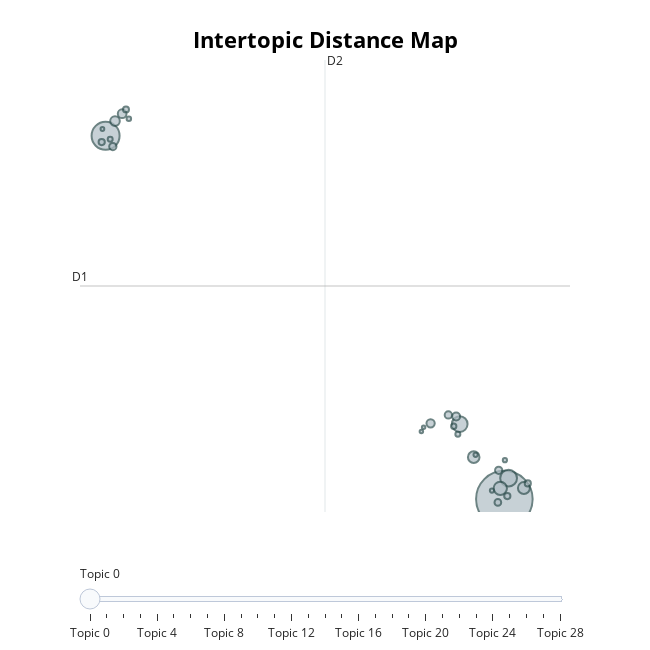

Notebook cell for this chart:
### Markdown cell above
# 5. Visualize Topics
We can call .visualize_topics to create a 2D representation of the topics. The  graph is a plotly interactive graph which can be converted to HTML:

Note: If you get the error 'ValueError: Mime type rendering requires nbformat>=4.2.0 but it is not installed', go to terminal and type 'pip install --upgrade nbformat  '

### Code cell
# Visualize topics with an interactive plot
topic_model.visualize_topics()

### Figure 1 — Plotly figure (JSON) as saved in the notebook; plotly's stock layout.template omitted (floating-point values rounded to 4 significant figures)
{"data": [{"customdata": [[0, "child | classroom | behavior | teacher | interact", 2706], [1, "justic | jecresq | downer | hamr | brook", 662], [2, "speech | privat | activ | context | self", 238], [3, "data | miss | analysi | model | test", 208], [4, "psycholog | development | journal | appli | societi", 150], [5, "social | behavior | peer | categori | cognit", 120], [6, "observ | code | camera | videotap | video", 113], [7, "educ | earli | journal | research | nation", 78], [8, "journal | publish | articl | access | ground", 64], [9, "collabor | group | novic | expert | multi", 58], [10, "year | month | averag | differ | like", 53], [11, "tabl | descript | statist | shown | result", 45], [12, "priscilla | sophia | ginger | grade | bear", 45], [13, "score | assess | system | classroom | standard", 44], [14, "ecolog | econom | human | aspect | educ", 38], [15, "ansari | purtel | refer | purcel | gate", 33], [16, "head | start | program | state | grante", 33], [17, "interact | neutral | agecid | refer | domin", 32], [18, "univers | press | harvard | cambridg | oxford", 30], [19, "limit | futur | research | should | strength", 24], [20, "evid | synthesi | best | multigrad | class", 21], [21, "pretend | cook | shauna | cassi | newspap", 21], [22, "research | question | wisconsin | graduat | support", 17], [23, "elbat | dlihc | empc | ledom | evitingoc", 15], [24, "download | content | could | young | xdapyr", 15], [25, "organ | hyperact | support | emot | instruct", 15], [26, "vygotski | vygotskian | defect | hidden | lsvygotskyvolum", 12], [27, "activ | type | literaci | stone | durat", 10], [28, "room | hostil | also | modular | unequivoc", 10]], "hovertemplate": "<b>Topic %{customdata[0]}</b><br>%{customdata[1]}<br>Size: %{customdata[2]}", "legendgroup": "", "marker": {"color": "#B0BEC5", "line": {"color": "DarkSlateGrey", "width": 2}, "size": [2706, 662, 238, 208, 150, 120, 113, 78, 64, 58, 53, 45, 45, 44, 38, 33, 33, 32, 30, 24, 21, 21, 17, 15, 15, 15, 12, 10, 10], "sizemode": "area", "sizeref": 1.691, "symbol": "circle"}, "mode": "markers", "name": "", "orientation": "v", "showlegend": false, "type": "scatter", "x": [14.03, -7.655, 14.26, 11.6, 13.81, 15.09, 12.36, -7.143, -6.755, 10.02, 11.41, 10.98, -7.261, 13.72, 13.67, -7.866, 14.19, 15.3, -6.545, 11.28, 11.5, -7.405, -6.39, 13.35, 12.46, 14.06, -7.827, 9.639, 9.517], "xaxis": "x", "y": [-2.147, 10.76, -1.402, 0.5186, -1.764, -1.755, -0.6565, 11.28, 11.54, 0.5438, 0.7857, 0.8411, 10.37, -1.125, -2.265, 10.53, -2.037, -1.589, 11.69, 0.4397, 0.159, 10.64, 11.36, -1.844, -0.5754, -0.7635, 11.0, 0.4016, 0.2571], "yaxis": "y"}], "layout": {"annotations": [{"showarrow": false, "text": "D1", "x": -9.046, "y": 5.421, "yshift": 10}, {"showarrow": false, "text": "D2", "x": 4.276, "xshift": 10, "y": 13.45}], "height": 650, "hoverlabel": {"bgcolor": "white", "font": {"family": "Rockwell", "size": 16}}, "legend": {"itemsizing": "constant", "tracegroupgap": 0}, "margin": {"t": 60}, "shapes": [{"line": {"color": "#CFD8DC", "width": 2}, "type": "line", "x0": 4.276, "x1": 4.276, "y0": -2.605, "y1": 13.45}, {"line": {"color": "#9E9E9E", "width": 2}, "type": "line", "x0": -9.046, "x1": 17.6, "y0": 5.421, "y1": 5.421}], "sliders": [{"active": 0, "pad": {"t": 50}, "steps": [{"args": [{"marker.color": [["red", "#B0BEC5", "#B0BEC5", "#B0BEC5", "#B0BEC5", "#B0BEC5", "#B0BEC5", "#B0BEC5", "#B0BEC5", "#B0BEC5", "#B0BEC5", "#B0BEC5", "#B0BEC5", "#B0BEC5", "#B0BEC5", "#B0BEC5", "#B0BEC5", "#B0BEC5", "#B0BEC5", "#B0BEC5", "#B0BEC5", "#B0BEC5", "#B0BEC5", "#B0BEC5", "#B0BEC5", "#B0BEC5", "#B0BEC5", "#B0BEC5", "#B0BEC5"]]}], "label": "Topic 0", "method": "update"}, {"args": [{"marker.color": [["#B0BEC5", "red", "#B0BEC5", "#B0BEC5", "#B0BEC5", "#B0BEC5", "#B0BEC5", "#B0BEC5", "#B0BEC5", "#B0BEC5", "#B0BEC5", "#B0BEC5", "#B0BEC5", "#B0BEC5", "#B0BEC5", "#B0BEC5", "#B0BEC5", "#B0BEC5", "#B0BEC5", "#B0BEC5", "#B0BEC5", "#B0BEC5", "#B0BEC5", "#B0BEC5", "#B0BEC5", "#B0BEC5", "#B0BEC5", "#B0BEC5", "#B0BEC5"]]}], "label": "Topic 1", "method": "update"}, {"args": [{"marker.color": [["#B0BEC5", "#B0BEC5", "red", "#B0BEC5", "#B0BEC5", "#B0BEC5", "#B0BEC5", "#B0BEC5", "#B0BEC5", "#B0BEC5", "#B0BEC5", "#B0BEC5", "#B0BEC5", "#B0BEC5", "#B0BEC5", "#B0BEC5", "#B0BEC5", "#B0BEC5", "#B0BEC5", "#B0BEC5", "#B0BEC5", "#B0BEC5", "#B0BEC5", "#B0BEC5", "#B0BEC5", "#B0BEC5", "#B0BEC5", "#B0BEC5", "#B0BEC5"]]}], "label": "Topic 2", "method": "update"}, {"args": [{"marker.color": [["#B0BEC5", "#B0BEC5", "#B0BEC5", "red", "#B0BEC5", "#B0BEC5", "#B0BEC5", "#B0BEC5", "#B0BEC5", "#B0BEC5", "#B0BEC5", "#B0BEC5", "#B0BEC5", "#B0BEC5", "#B0BEC5", "#B0BEC5", "#B0BEC5", "#B0BEC5", "#B0BEC5", "#B0BEC5", "#B0BEC5", "#B0BEC5", "#B0BEC5", "#B0BEC5", "#B0BEC5", "#B0BEC5", "#B0BEC5", "#B0BEC5", "#B0BEC5"]]}], "label": "Topic 3", "method": "update"}, {"args": [{"marker.color": [["#B0BEC5", "#B0BEC5", "#B0BEC5", "#B0BEC5", "red", "#B0BEC5", "#B0BEC5", "#B0BEC5", "#B0BEC5", "#B0BEC5", "#B0BEC5", "#B0BEC5", "#B0BEC5", "#B0BEC5", "#B0BEC5", "#B0BEC5", "#B0BEC5", "#B0BEC5", "#B0BEC5", "#B0BEC5", "#B0BEC5", "#B0BEC5", "#B0BEC5", "#B0BEC5", "#B0BEC5", "#B0BEC5", "#B0BEC5", "#B0BEC5", "#B0BEC5"]]}], "label": "Topic 4", "method": "update"}, {"args": [{"marker.color": [["#B0BEC5", "#B0BEC5", "#B0BEC5", "#B0BEC5", "#B0BEC5", "red", "#B0BEC5", "#B0BEC5", "#B0BEC5", "#B0BEC5", "#B0BEC5", "#B0BEC5", "#B0BEC5", "#B0BEC5", "#B0BEC5", "#B0BEC5", "#B0BEC5", "#B0BEC5", "#B0BEC5", "#B0BEC5", "#B0BEC5", "#B0BEC5", "#B0BEC5", "#B0BEC5", "#B0BEC5", "#B0BEC5", "#B0BEC5", "#B0BEC5", "#B0BEC5"]]}], "label": "Topic 5", "method": "update"}, {"args": [{"marker.color": [["#B0BEC5", "#B0BEC5", "#B0BEC5", "#B0BEC5", "#B0BEC5", "#B0BEC5", "red", "#B0BEC5", "#B0BEC5", "#B0BEC5", "#B0BEC5", "#B0BEC5", "#B0BEC5", "#B0BEC5", "#B0BEC5", "#B0BEC5", "#B0BEC5", "#B0BEC5", "#B0BEC5", "#B0BEC5", "#B0BEC5", "#B0BEC5", "#B0BEC5", "#B0BEC5", "#B0BEC5", "#B0BEC5", "#B0BEC5", "#B0BEC5", "#B0BEC5"]]}], "label": "Topic 6", "method": "update"}, {"args": [{"marker.color": [["#B0BEC5", "#B0BEC5", "#B0BEC5", "#B0BEC5", "#B0BEC5", "#B0BEC5", "#B0BEC5", "red", "#B0BEC5", "#B0BEC5", "#B0BEC5", "#B0BEC5", "#B0BEC5", "#B0BEC5", "#B0BEC5", "#B0BEC5", "#B0BEC5", "#B0BEC5", "#B0BEC5", "#B0BEC5", "#B0BEC5", "#B0BEC5", "#B0BEC5", "#B0BEC5", "#B0BEC5", "#B0BEC5", "#B0BEC5", "#B0BEC5", "#B0BEC5"]]}], "label": "Topic 7", "method": "update"}, {"args": [{"marker.color": [["#B0BEC5", "#B0BEC5", "#B0BEC5", "#B0BEC5", "#B0BEC5", "#B0BEC5", "#B0BEC5", "#B0BEC5", "red", "#B0BEC5", "#B0BEC5", "#B0BEC5", "#B0BEC5", "#B0BEC5", "#B0BEC5", "#B0BEC5", "#B0BEC5", "#B0BEC5", "#B0BEC5", "#B0BEC5", "#B0BEC5", "#B0BEC5", "#B0BEC5", "#B0BEC5", "#B0BEC5", "#B0BEC5", "#B0BEC5", "#B0BEC5", "#B0BEC5"]]}], "label": "Topic 8", "method": "update"}, {"args": [{"marker.color": [["#B0BEC5", "#B0BEC5", "#B0BEC5", "#B0BEC5", "#B0BEC5", "#B0BEC5", "#B0BEC5", "#B0BEC5", "#B0BEC5", "red", "#B0BEC5", "#B0BEC5", "#B0BEC5", "#B0BEC5", "#B0BEC5", "#B0BEC5", "#B0BEC5", "#B0BEC5", "#B0BEC5", "#B0BEC5", "#B0BEC5", "#B0BEC5", "#B0BEC5", "#B0BEC5", "#B0BEC5", "#B0BEC5", "#B0BEC5", "#B0BEC5", "#B0BEC5"]]}], "label": "Topic 9", "method": "update"}, {"args": [{"marker.color": [["#B0BEC5", "#B0BEC5", "#B0BEC5", "#B0BEC5", "#B0BEC5", "#B0BEC5", "#B0BEC5", "#B0BEC5", "#B0BEC5", "#B0BEC5", "red", "#B0BEC5", "#B0BEC5", "#B0BEC5", "#B0BEC5", "#B0BEC5", "#B0BEC5", "#B0BEC5", "#B0BEC5", "#B0BEC5", "#B0BEC5", "#B0BEC5", "#B0BEC5", "#B0BEC5", "#B0BEC5", "#B0BEC5", "#B0BEC5", "#B0BEC5", "#B0BEC5"]]}], "label": "Topic 10", "method": "update"}, {"args": [{"marker.color": [["#B0BEC5", "#B0BEC5", "#B0BEC5", "#B0BEC5", "#B0BEC5", "#B0BEC5", "#B0BEC5", "#B0BEC5", "#B0BEC5", "#B0BEC5", "#B0BEC5", "red", "#B0BEC5", "#B0BEC5", "#B0BEC5", "#B0BEC5", "#B0BEC5", "#B0BEC5", "#B0BEC5", "#B0BEC5", "#B0BEC5", "#B0BEC5", "#B0BEC5", "#B0BEC5", "#B0BEC5", "#B0BEC5", "#B0BEC5", "#B0BEC5", "#B0BEC5"]]}], "label": "Topic 11", "method": "update"}, {"args": [{"marker.color": [["#B0BEC5", "#B0BEC5", "#B0BEC5", "#B0BEC5", "#B0BEC5", "#B0BEC5", "#B0BEC5", "#B0BEC5", "#B0BEC5", "#B0BEC5", "#B0BEC5", "#B0BEC5", "red", "#B0BEC5", "#B0BEC5", "#B0BEC5", "#B0BEC5", "#B0BEC5", "#B0BEC5", "#B0BEC5", "#B0BEC5", "#B0BEC5", "#B0BEC5", "#B0BEC5", "#B0BEC5", "#B0BEC5", "#B0BEC5", "#B0BEC5", "#B0BEC5"]]}], "label": "Topic 12", "method": "update"}, {"args": [{"marker.color": [["#B0BEC5", "#B0BEC5", "#B0BEC5", "#B0BEC5", "#B0BEC5", "#B0BEC5", "#B0BEC5", "#B0BEC5", "#B0BEC5", "#B0BEC5", "#B0BEC5", "#B0BEC5", "#B0BEC5", "red", "#B0BEC5", "#B0BEC5", "#B0BEC5", "#B0BEC5", "#B0BEC5", "#B0BEC5", "#B0BEC5", "#B0BEC5", "#B0BEC5", "#B0BEC5", "#B0BEC5", "#B0BEC5", "#B0BEC5", "#B0BEC5", "#B0BEC5"]]}], "label": "Topic 13", "method": "update"}, {"args": [{"marker.color": [["#B0BEC5", "#B0BEC5", "#B0BEC5", "#B0BEC5", "#B0BEC5", "#B0BEC5", "#B0BEC5", "#B0BEC5", "#B0BEC5", "#B0BEC5", "#B0BEC5", "#B0BEC5", "#B0BEC5", "#B0BEC5", "red", "#B0BEC5", "#B0BEC5", "#B0BEC5", "#B0BEC5", "#B0BEC5", "#B0BEC5", "#B0BEC5", "#B0BEC5", "#B0BEC5", "#B0BEC5", "#B0BEC5", "#B0BEC5", "#B0BEC5", "#B0BEC5"]]}], "label": "Topic 14", "method": "update"}, {"args": [{"marker.color": [["#B0BEC5", "#B0BEC5", "#B0BEC5", "#B0BEC5", "#B0BEC5", "#B0BEC5", "#B0BEC5", "#B0BEC5", "#B0BEC5", "#B0BEC5", "#B0BEC5", "#B0BEC5", "#B0BEC5", "#B0BEC5", "#B0BEC5", "red", "#B0BEC5", "#B0BEC5", "#B0BEC5", "#B0BEC5", "#B0BEC5", "#B0BEC5", "#B0BEC5", "#B0BEC5", "#B0BEC5", "#B0BEC5", "#B0BEC5", "#B0BEC5", "#B0BEC5"]]}], "label": "Topic 15", "method": "update"}, {"args": [{"marker.color": [["#B0BEC5", "#B0BEC5", "#B0BEC5", "#B0BEC5", "#B0BEC5", "#B0BEC5", "#B0BEC5", "#B0BEC5", "#B0BEC5", "#B0BEC5", "#B0BEC5", "#B0BEC5", "#B0BEC5", "#B0BEC5", "#B0BEC5", "#B0BEC5", "red", "#B0BEC5", "#B0BEC5", "#B0BEC5", "#B0BEC5", "#B0BEC5", "#B0BEC5", "#B0BEC5", "#B0BEC5", "#B0BEC5", "#B0BEC5", "#B0BEC5", "#B0BEC5"]]}], "label": "Topic 16", "method": "update"}, {"args": [{"marker.color": [["#B0BEC5", "#B0BEC5", "#B0BEC5", "#B0BEC5", "#B0BEC5", "#B0BEC5", "#B0BEC5", "#B0BEC5", "#B0BEC5", "#B0BEC5", "#B0BEC5", "#B0BEC5", "#B0BEC5", "#B0BEC5", "#B0BEC5", "#B0BEC5", "#B0BEC5", "red", "#B0BEC5", "#B0BEC5", "#B0BEC5", "#B0BEC5", "#B0BEC5", "#B0BEC5", "#B0BEC5", "#B0BEC5", "#B0BEC5", "#B0BEC5", "#B0BEC5"]]}], "label": "Topic 17", "method": "update"}, {"args": [{"marker.color": [["#B0BEC5", "#B0BEC5", "#B0BEC5", "#B0BEC5", "#B0BEC5", "#B0BEC5", "#B0BEC5", "#B0BEC5", "#B0BEC5", "#B0BEC5", "#B0BEC5", "#B0BEC5", "#B0BEC5", "#B0BEC5", "#B0BEC5", "#B0BEC5", "#B0BEC5", "#B0BEC5", "red", "#B0BEC5", "#B0BEC5", "#B0BEC5", "#B0BEC5", "#B0BEC5", "#B0BEC5", "#B0BEC5", "#B0BEC5", "#B0BEC5", "#B0BEC5"]]}], "label": "Topic 18", "method": "update"}, {"args": [{"marker.color": [["#B0BEC5", "#B0BEC5", "#B0BEC5", "#B0BEC5", "#B0BEC5", "#B0BEC5", "#B0BEC5", "#B0BEC5", "#B0BEC5", "#B0BEC5", "#B0BEC5", "#B0BEC5", "#B0BEC5", "#B0BEC5", "#B0BEC5", "#B0BEC5", "#B0BEC5", "#B0BEC5", "#B0BEC5", "red", "#B0BEC5", "#B0BEC5", "#B0BEC5", "#B0BEC5", "#B0BEC5", "#B0BEC5", "#B0BEC5", "#B0BEC5", "#B0BEC5"]]}], "label": "Topic 19", "method": "update"}, {"args": [{"marker.color": [["#B0BEC5", "#B0BEC5", "#B0BEC5", "#B0BEC5", "#B0BEC5", "#B0BEC5", "#B0BEC5", "#B0BEC5", "#B0BEC5", "#B0BEC5", "#B0BEC5", "#B0BEC5", "#B0BEC5", "#B0BEC5", "#B0BEC5", "#B0BEC5", "#B0BEC5", "#B0BEC5", "#B0BEC5", "#B0BEC5", "red", "#B0BEC5", "#B0BEC5", "#B0BEC5", "#B0BEC5", "#B0BEC5", "#B0BEC5", "#B0BEC5", "#B0BEC5"]]}], "label": "Topic 20", "method": "update"}, {"args": [{"marker.color": [["#B0BEC5", "#B0BEC5", "#B0BEC5", "#B0BEC5", "#B0BEC5", "#B0BEC5", "#B0BEC5", "#B0BEC5", "#B0BEC5", "#B0BEC5", "#B0BEC5", "#B0BEC5", "#B0BEC5", "#B0BEC5", "#B0BEC5", "#B0BEC5", "#B0BEC5", "#B0BEC5", "#B0BEC5", "#B0BEC5", "#B0BEC5", "red", "#B0BEC5", "#B0BEC5", "#B0BEC5", "#B0BEC5", "#B0BEC5", "#B0BEC5", "#B0BEC5"]]}], "label": "Topic 21", "method": "update"}, {"args": [{"marker.color": [["#B0BEC5", "#B0BEC5", "#B0BEC5", "#B0BEC5", "#B0BEC5", "#B0BEC5", "#B0BEC5", "#B0BEC5", "#B0BEC5", "#B0BEC5", "#B0BEC5", "#B0BEC5", "#B0BEC5", "#B0BEC5", "#B0BEC5", "#B0BEC5", "#B0BEC5", "#B0BEC5", "#B0BEC5", "#B0BEC5", "#B0BEC5", "#B0BEC5", "red", "#B0BEC5", "#B0BEC5", "#B0BEC5", "#B0BEC5", "#B0BEC5", "#B0BEC5"]]}], "label": "Topic 22", "method": "update"}, {"args": [{"marker.color": [["#B0BEC5", "#B0BEC5", "#B0BEC5", "#B0BEC5", "#B0BEC5", "#B0BEC5", "#B0BEC5", "#B0BEC5", "#B0BEC5", "#B0BEC5", "#B0BEC5", "#B0BEC5", "#B0BEC5", "#B0BEC5", "#B0BEC5", "#B0BEC5", "#B0BEC5", "#B0BEC5", "#B0BEC5", "#B0BEC5", "#B0BEC5", "#B0BEC5", "#B0BEC5", "red", "#B0BEC5", "#B0BEC5", "#B0BEC5", "#B0BEC5", "#B0BEC5"]]}], "label": "Topic 23", "method": "update"}, {"args": [{"marker.color": [["#B0BEC5", "#B0BEC5", "#B0BEC5", "#B0BEC5", "#B0BEC5", "#B0BEC5", "#B0BEC5", "#B0BEC5", "#B0BEC5", "#B0BEC5", "#B0BEC5", "#B0BEC5", "#B0BEC5", "#B0BEC5", "#B0BEC5", "#B0BEC5", "#B0BEC5", "#B0BEC5", "#B0BEC5", "#B0BEC5", "#B0BEC5", "#B0BEC5", "#B0BEC5", "#B0BEC5", "red", "#B0BEC5", "#B0BEC5", "#B0BEC5", "#B0BEC5"]]}], "label": "Topic 24", "method": "update"}, {"args": [{"marker.color": [["#B0BEC5", "#B0BEC5", "#B0BEC5", "#B0BEC5", "#B0BEC5", "#B0BEC5", "#B0BEC5", "#B0BEC5", "#B0BEC5", "#B0BEC5", "#B0BEC5", "#B0BEC5", "#B0BEC5", "#B0BEC5", "#B0BEC5", "#B0BEC5", "#B0BEC5", "#B0BEC5", "#B0BEC5", "#B0BEC5", "#B0BEC5", "#B0BEC5", "#B0BEC5", "#B0BEC5", "#B0BEC5", "red", "#B0BEC5", "#B0BEC5", "#B0BEC5"]]}], "label": "Topic 25", "method": "update"}, {"args": [{"marker.color": [["#B0BEC5", "#B0BEC5", "#B0BEC5", "#B0BEC5", "#B0BEC5", "#B0BEC5", "#B0BEC5", "#B0BEC5", "#B0BEC5", "#B0BEC5", "#B0BEC5", "#B0BEC5", "#B0BEC5", "#B0BEC5", "#B0BEC5", "#B0BEC5", "#B0BEC5", "#B0BEC5", "#B0BEC5", "#B0BEC5", "#B0BEC5", "#B0BEC5", "#B0BEC5", "#B0BEC5", "#B0BEC5", "#B0BEC5", "red", "#B0BEC5", "#B0BEC5"]]}], "label": "Topic 26", "method": "update"}, {"args": [{"marker.color": [["#B0BEC5", "#B0BEC5", "#B0BEC5", "#B0BEC5", "#B0BEC5", "#B0BEC5", "#B0BEC5", "#B0BEC5", "#B0BEC5", "#B0BEC5", "#B0BEC5", "#B0BEC5", "#B0BEC5", "#B0BEC5", "#B0BEC5", "#B0BEC5", "#B0BEC5", "#B0BEC5", "#B0BEC5", "#B0BEC5", "#B0BEC5", "#B0BEC5", "#B0BEC5", "#B0BEC5", "#B0BEC5", "#B0BEC5", "#B0BEC5", "red", "#B0BEC5"]]}], "label": "Topic 27", "method": "update"}, {"args": [{"marker.color": [["#B0BEC5", "#B0BEC5", "#B0BEC5", "#B0BEC5", "#B0BEC5", "#B0BEC5", "#B0BEC5", "#B0BEC5", "#B0BEC5", "#B0BEC5", "#B0BEC5", "#B0BEC5", "#B0BEC5", "#B0BEC5", "#B0BEC5", "#B0BEC5", "#B0BEC5", "#B0BEC5", "#B0BEC5", "#B0BEC5", "#B0BEC5", "#B0BEC5", "#B0BEC5", "#B0BEC5", "#B0BEC5", "#B0BEC5", "#B0BEC5", "#B0BEC5", "red"]]}], "label": "Topic 28", "method": "update"}]}], "title": {"font": {"color": "Black", "size": 22}, "text": "<b>Intertopic Distance Map</b>", "x": 0.5, "xanchor": "center", "y": 0.95, "yanchor": "top"}, "width": 650, "xaxis": {"anchor": "y", "domain": [0, 1], "range": [-9.046, 17.6], "title": {"text": ""}, "visible": false}, "yaxis": {"anchor": "x", "domain": [0, 1], "range": [-2.605, 13.45], "title": {"text": ""}, "visible": false}}}
